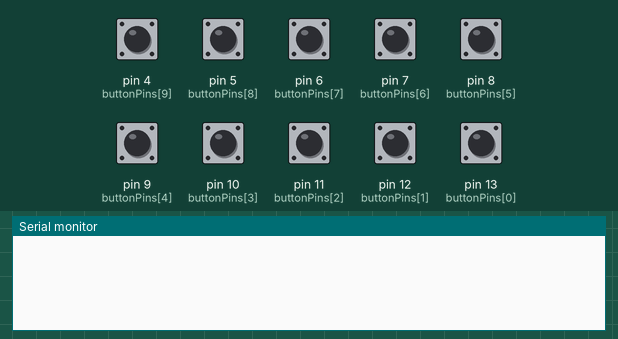
Recording of a sketch running on a simulated Arduino Uno, built with avr-gcc and run on an emulated ATmega328P. Shown: the last lines printed to the serial monitor. The test bench sets the inputs (shaded band); at power-on: pin 4 (buttonPins[9]), pin 5 (buttonPins[8]), pin 6 (buttonPins[7]), pin 7 (buttonPins[6]), pin 8 (buttonPins[5]), pin 9 (buttonPins[4]), pin 10 (buttonPins[3]), pin 11 (buttonPins[2]), pin 12 (buttonPins[1]), pin 13 (buttonPins[0]) HIGH.

Above: at 1.2 s.
1.3 s: pin 4 (buttonPins[9]) pulled LOW for 0.15 s
At 2.3 s:
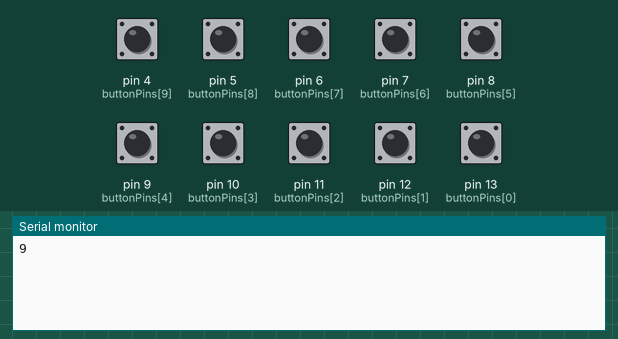
2.9 s: pin 5 (buttonPins[8]) pulled LOW for 0.15 s
At 3.5 s:
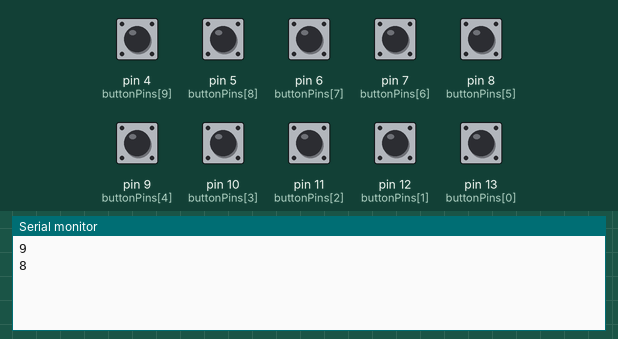
4.5 s: pin 6 (buttonPins[7]) pulled LOW for 0.15 s
At 5.7 s:
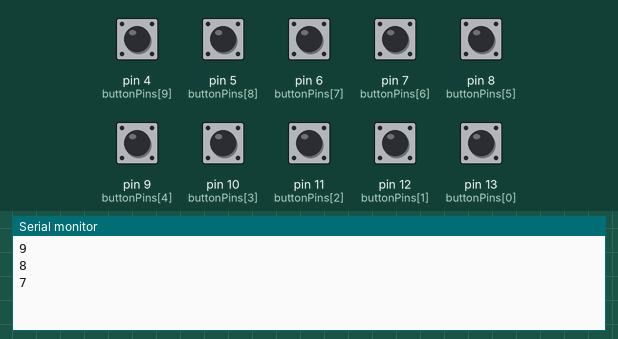
6.1 s: pin 7 (buttonPins[6]) pulled LOW for 0.15 s
At 7.2 s:
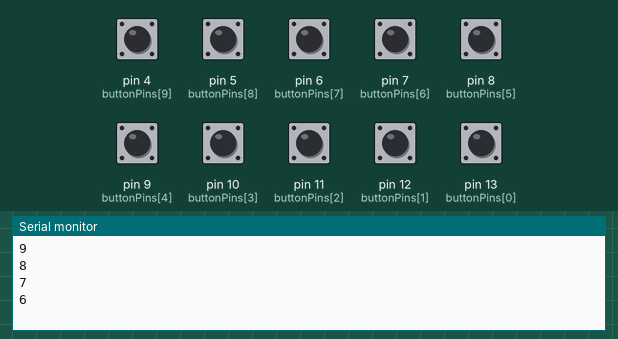
7.7 s: pin 8 (buttonPins[5]) pulled LOW for 0.15 s
At 8.4 s:
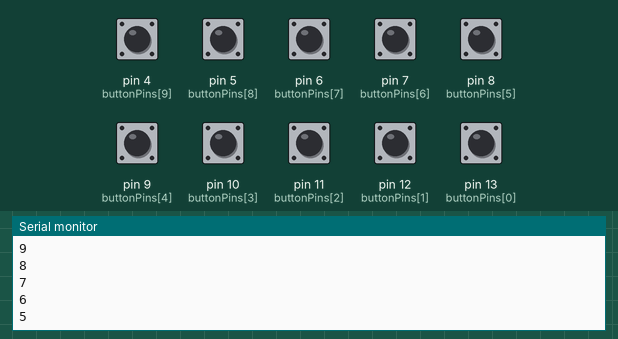
9.3 s: pin 9 (buttonPins[4]) pulled LOW for 0.15 s
At 9.6 s:
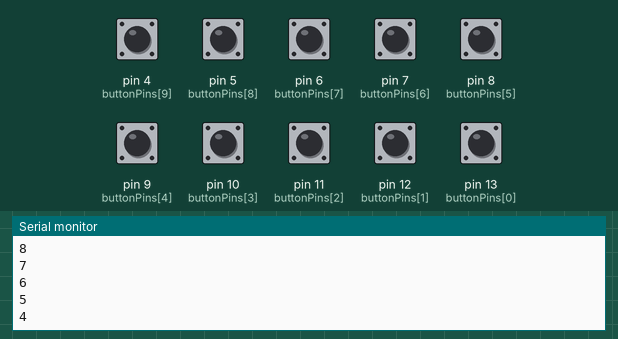
Timing chart, 0 to 11.9 s (numbered marks = the images above; inputs shaded):
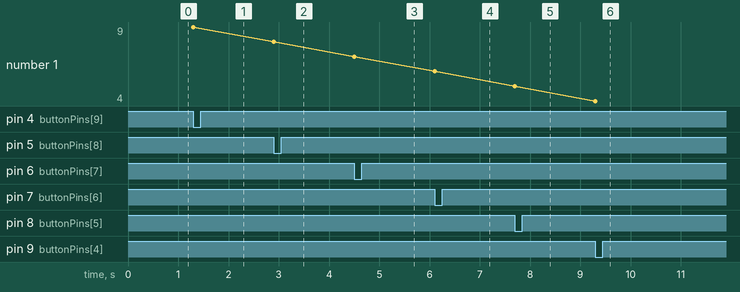

Measured:
- after the input at 1.3 s, the serial monitor: prints a new line at once (image 1)
- after the input at 2.9 s, the serial monitor: prints a new line at once (image 2)
- after the input at 4.5 s, the serial monitor: prints a new line at once (image 3)
- after the input at 6.1 s, the serial monitor: prints a new line at once (image 4)
- after the input at 7.7 s, the serial monitor: prints a new line at once (image 5)
- after the input at 9.3 s, the serial monitor: prints a new line at once (image 6)
- plotted number 1: 9 → 8 after the input at 2.9 s, 8 → 7 after the input at 4.5 s, 7 → 6 after the input at 6.1 s, 6 → 5 after the input at 7.7 s, 5 → 4 after the input at 9.3 s

The sketch:

csi.ino
```cpp
const int buttonPins[10] = {13, 12, 11, 10, 9, 8, 7, 6, 5, 4}; // Pins for buttons
int buttonStates[10];  // To store current button states
int lastButtonStates[10]; // To store last button states (for edge detection)

void setup() {
  Serial.begin(9600);
  for (int i = 0; i < 10; i++) {
    pinMode(buttonPins[i], INPUT_PULLUP);  // Using internal pull-up resistors
    lastButtonStates[i] = HIGH; // Initial state (not pressed)
  }
}

void loop() {
  for (int i = 0; i < 10; i++) {
    buttonStates[i] = digitalRead(buttonPins[i]);

    // Detect button press (falling edge detection)
    if (lastButtonStates[i] == HIGH && buttonStates[i] == LOW) {
      Serial.println(i);  // Print number when button is pressed
      delay(100);         // Debounce delay
    }

    lastButtonStates[i] = buttonStates[i];
  }
}
```
